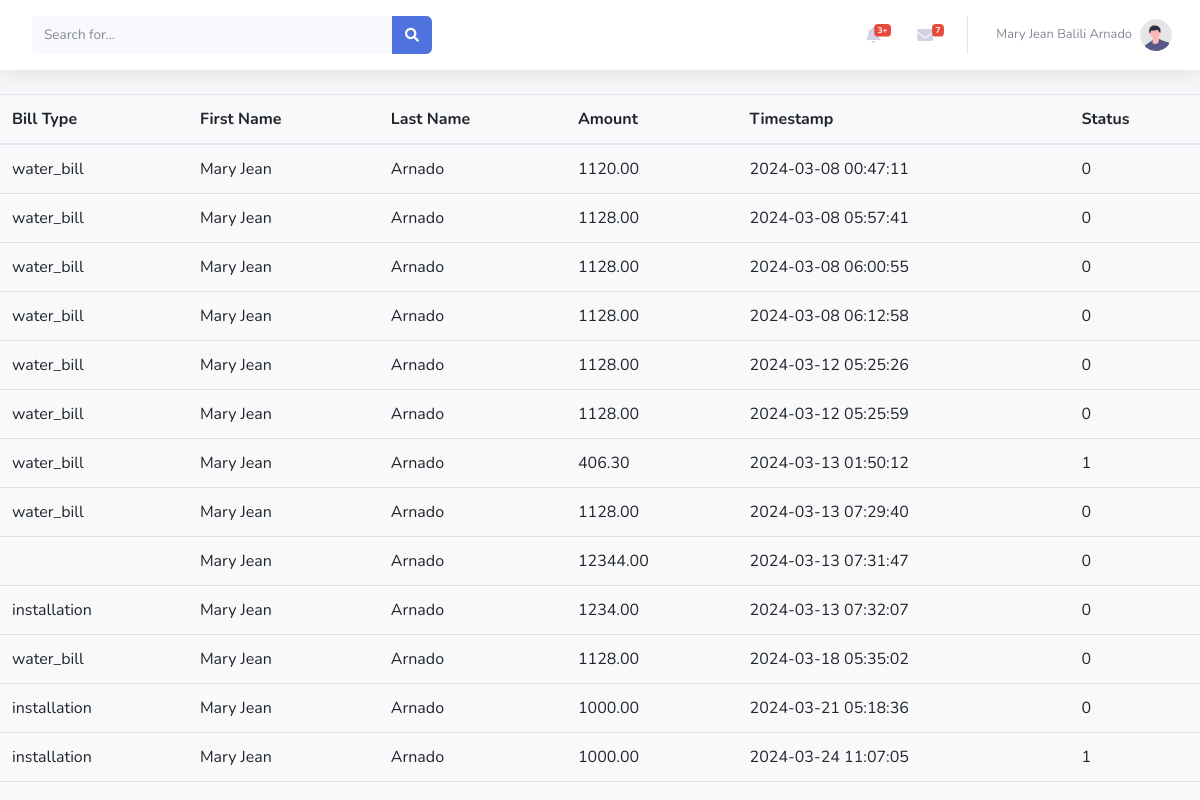
/transactionhistory.php (signed in), run on an earlier commit of the app's database.
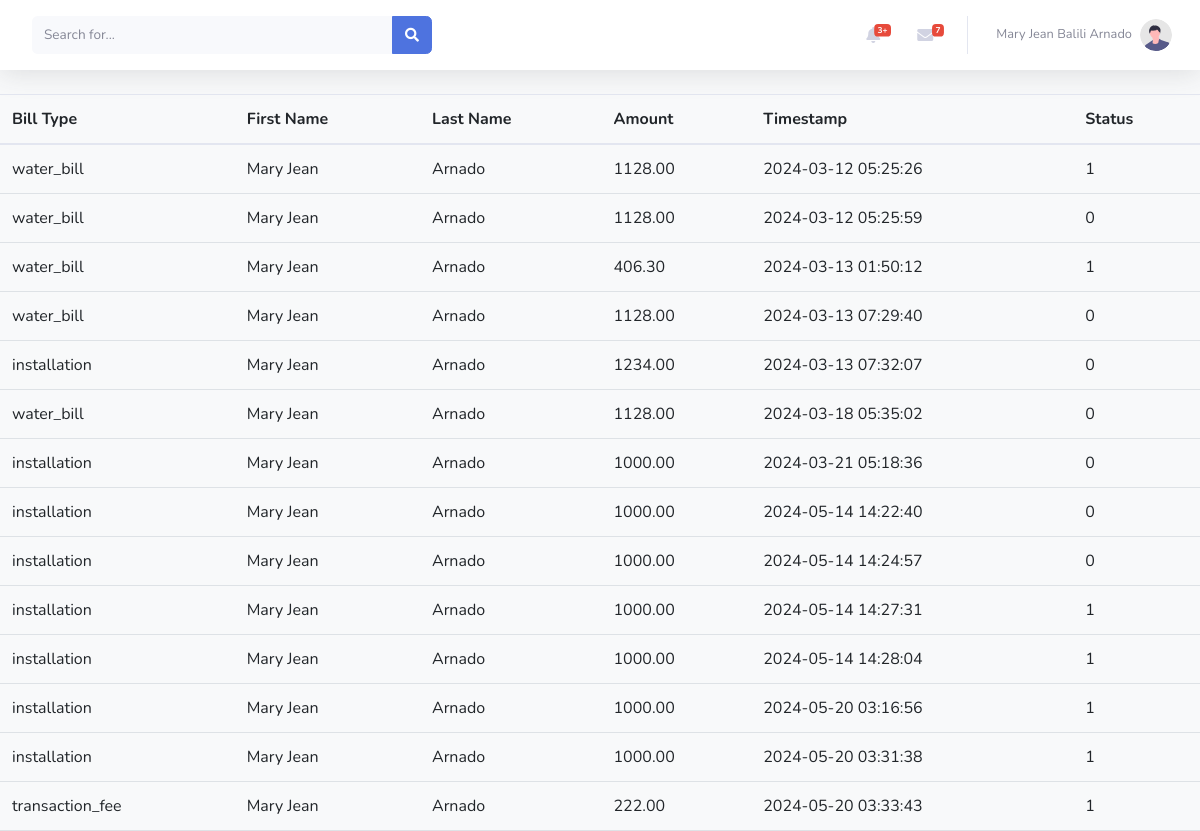
And on a later commit of the database.
### tables this page shows
CREATE TABLE `user` (
  `id` int(50) NOT NULL,
  `firstname` varchar(50) NOT NULL,
  `middlename` varchar(50) NOT NULL,
  `lastname` varchar(50) NOT NULL,
  `block` int(50) NOT NULL,
  `lot` int(50) NOT NULL,
  `phase` int(30) NOT NULL,
  `username` varchar(30) NOT NULL,
  `password` varchar(500) NOT NULL,
  `emailadd` varchar(50) NOT NULL,
  `phonenum` bigint(12) NOT NULL,
  `address` varchar(50) NOT NULL,
  `postalcode` int(50) NOT NULL,
  `usertype` varchar(50) NOT NULL,
  `photo` varchar(50) NOT NULL,
  `status` int(1) NOT NULL DEFAULT 0
);

CREATE TABLE `payment_services` (
  `id` int(11) UNSIGNED NOT NULL,
  `customer_id` int(255) NOT NULL,
  `bill_type` varchar(255) NOT NULL,
  `firstname` varchar(255) NOT NULL,
  `middlename` varchar(255) NOT NULL,
  `lastname` varchar(255) NOT NULL,
  `block` varchar(255) NOT NULL,
  `lot` varchar(255) NOT NULL,
  `phase` varchar(255) NOT NULL,
  `amount` decimal(10,2) NOT NULL,
  `real_timestamp` timestamp NOT NULL DEFAULT current_timestamp(),
  `status` int(1) NOT NULL DEFAULT 0,
  `mode_of_payment` varchar(50) DEFAULT NULL,
  `uploaded_image` varchar(255) DEFAULT NULL
);

### transactionhistory.php (the view, shortened to what this page needs)
<?php
include('config.php');
if(isset($_SESSION['session_id'])) {
  $result = $conn->query("SELECT * FROM user WHERE id='" . $_SESSION['session_id'] . "'");
  $row = mysqli_fetch_array($result);
} else {
  echo "User ID is not set.";
  exit;
}
?>
<!DOCTYPE html>
<html>
<head>
  <link rel="stylesheet" href="https://cdn.jsdelivr.net/npm/bootstrap@5.7.0/dist/css/bootstrap.min.css">
  <link rel="stylesheet" href="https://cdnjs.cloudflare.com/ajax/libs/bootstrap/5.1.3/css/bootstrap.min.css">
  <link href="vendor/fontawesome-free/css/all.min.css" rel="stylesheet" type="text/css">
    <link href="css/sb-admin-2.min.css" rel="stylesheet">
</head>
<body>
<nav class="navbar navbar-expand navbar-light bg-white topbar mb-4 static-top shadow">
<form
    class="d-none d-sm-inline-block form-inline mr-auto ml-md-3 my-2 my-md-0 mw-100 navbar-search">
    <div class="input-group">
        <input type="text" class="form-control bg-light border-0 small" placeholder="Search for..."
            aria-label="Search" aria-describedby="basic-addon2">
        <div class="input-group-append">
            <button class="btn btn-primary" type="button">
                <i class="fas fa-search fa-sm"></i>
            </button>
        </div>
    </div>
</form>
<ul class="navbar-nav ml-auto">
    <li class="nav-item dropdown no-arrow mx-1">
        <a class="nav-link dropdown-toggle" href="#" id="alertsDropdown" role="button"
            data-toggle="dropdown" aria-haspopup="true" aria-expanded="false">
            <i class="fas fa-bell fa-fw"></i>
            <span class="badge badge-danger badge-counter">3+</span>
        </a>
    </li>
    <li class="nav-item dropdown no-arrow mx-1">
        <a class="nav-link dropdown-toggle" href="#" id="messagesDropdown" role="button"
            data-toggle="dropdown" aria-haspopup="true" aria-expanded="false">
            <i class="fas fa-envelope fa-fw"></i>
            <span class="badge badge-danger badge-counter">7</span>
        </a>
    </li>
    <li class="nav-item dropdown no-arrow">
        <a class="nav-link dropdown-toggle" href="#" id="userDropdown" role="button"
            data-toggle="dropdown" aria-haspopup="true" aria-expanded="false">
            <span class="mr-2 d-none d-lg-inline text-gray-600 small"><?php echo $row['firstname'] . ' ' . $row['middlename'] . ' ' . $row['lastname']; ?></span>
            <img class="img-profile rounded-circle"
                src="img/undraw_profile.svg">
        </a>
    </li>
</ul>
</nav>
<div class="table-responsive table-billing-history">
    <table class="table mb-0">
        <thead>
            <tr>
                <th class="border-gray-200" scope="col">Bill Type</th>
                <th class="border-gray-200" scope="col">First Name</th>
                <th class="border-gray-200" scope="col">Last Name</th>
                <th class="border-gray-200" scope="col">Amount</th>
                <th class="border-gray-200" scope="col">Timestamp</th>
                <th class="border-gray-200" scope="col">Status</th>
            </tr>
        </thead>
        <tbody>
            <?php
            $sql = "SELECT customer_id, bill_type, firstname, lastname, amount, real_timestamp, status FROM payment_services WHERE customer_id='" . $_SESSION['session_id'] . "' ";
            $result = mysqli_query($conn, $sql);
            if (mysqli_num_rows($result) > 0) {
                while ($row = mysqli_fetch_assoc($result)) {
                    echo "<tr>";
                    echo "<td>" . $row["bill_type"] . "</td>";
                    echo "<td>" . $row["firstname"] . "</td>";
                    echo "<td>" . $row["lastname"] . "</td>";
                    echo "<td>" . $row["amount"] . "</td>";
                    echo "<td>" . $row["real_timestamp"] . "</td>";
                    echo "<td>" . $row["status"] . "</td>";
                    echo "</tr>";
                }
            }
            ?>
        </tbody>
    </table>
</div>
</body>
</html>

### transactionhistory.php (style rules this page uses)
body { background-color: #f8f9fa; }
.btn-primary { width: 100%; }

What changed in the data, as far as the page shows it:
removed payment_services: bill_type "water_bill", firstname "Mary Jean", lastname "Arnado", amount "1120.00", real_timestamp "2024-03-08 00:47:11", status "0"
removed payment_services: bill_type "water_bill", firstname "Mary Jean", lastname "Arnado", amount "1128.00", real_timestamp "2024-03-08 05:57:41", status "0"
removed payment_services: bill_type "water_bill", firstname "Mary Jean", lastname "Arnado", amount "1128.00", real_timestamp "2024-03-08 06:00:55", status "0"
removed payment_services: bill_type "water_bill", firstname "Mary Jean", lastname "Arnado", amount "1128.00", real_timestamp "2024-03-08 06:12:58", status "0"
removed payment_services: firstname "Mary Jean", lastname "Arnado", amount "12344.00", real_timestamp "2024-03-13 07:31:47", status "0"
removed payment_services: bill_type "installation", firstname "Mary Jean", lastname "Arnado", amount "1000.00", real_timestamp "2024-03-24 11:07:05", status "1"
changed payment_services (number 1 of 14 on the later page): status "0" → "1"
added payment_services: bill_type "installation", firstname "Mary Jean", lastname "Arnado", amount "1000.00", real_timestamp "2024-05-14 14:22:40", status "0"
added payment_services: bill_type "installation", firstname "Mary Jean", lastname "Arnado", amount "1000.00", real_timestamp "2024-05-14 14:24:57", status "0"
added payment_services: bill_type "installation", firstname "Mary Jean", lastname "Arnado", amount "1000.00", real_timestamp "2024-05-14 14:27:31", status "1"
added payment_services: bill_type "installation", firstname "Mary Jean", lastname "Arnado", amount "1000.00", real_timestamp "2024-05-14 14:28:04", status "1"
added payment_services: bill_type "installation", firstname "Mary Jean", lastname "Arnado", amount "1000.00", real_timestamp "2024-05-20 03:16:56", status "1"
added payment_services: bill_type "installation", firstname "Mary Jean", lastname "Arnado", amount "1000.00", real_timestamp "2024-05-20 03:31:38", status "1"
added payment_services: bill_type "transaction_fee", firstname "Mary Jean", lastname "Arnado", amount "222.00", real_timestamp "2024-05-20 03:33:43", status "1"
